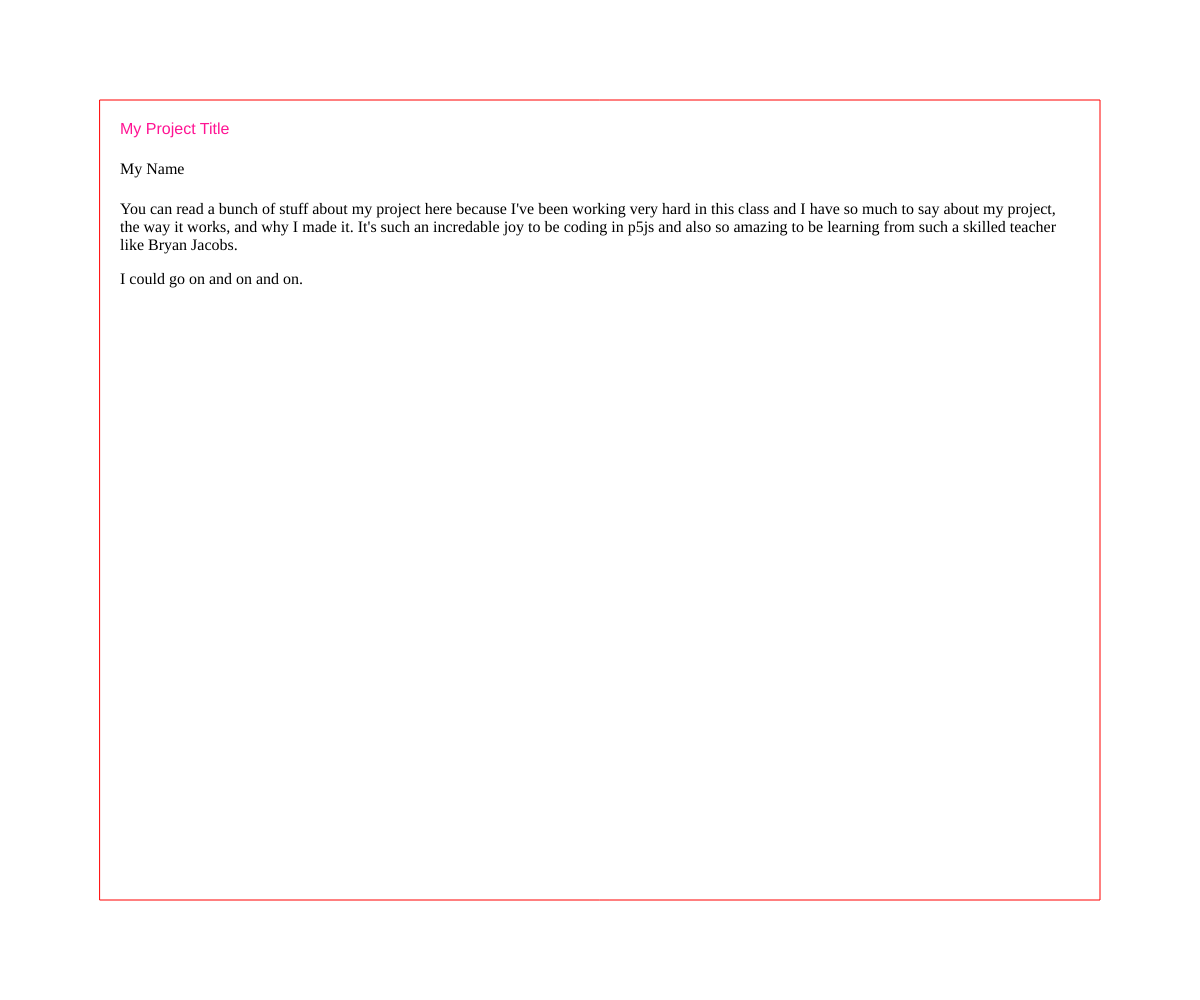
Frame 1 (no input)
Frame 60 (no input): identical to frame 1, image omitted
Frame 120 (the mouse pressed at the canvas centre since frame 60): blank canvas, image omitted

The p5.js sketch that drew this single still picture (run headless with seeded random() and noise() and a simulated clock; from frame 60 on, the mouse is pressed at the canvas centre):

// p5.js sketch
// ── sketch.js
let paths = []; 

let painting = false;

let next = 0; 

let current; 

let previous; 

var mode  = 0;

function setup() {
  createCanvas(windowWidth, windowHeight);
  splash = new Splash();
}

function draw() {
  if (mouseIsPressed == true) {
    mode = 1; 
  }
  if(mode == 1) {
    splash.hide();
    background(220);
  }
}
// ── SplashPage.js
class Splash {
  
  constructor() {
   
  this.splashBorder = 100;
  fill(255);
  stroke(255, 0, 0)
  rect(this.splashBorder, this.splashBorder, windowWidth-this.splashBorder*2, windowHeight-this.splashBorder*2);
  // draw a rectangle like this in a 3D enviornment
  // rect(this.splashBorder-(windowWidth/2), this.splashBorder-(windowHeight/2), windowWidth-this.splashBorder*2, windowHeight-this.splashBorder*2);
  fill(0, 0, 222);
  noStroke()
   
  this.title = createDiv("My Project Title");
  this.title.style('color:deeppink');
  this.title.style('font-family: Arial, Helvetica, sans-serif');
  this.title.position(this.splashBorder+20, this.splashBorder+20);
  
  this.name = createDiv("My Name");
  this.name.position(this.splashBorder+20, this.splashBorder+60);
  
  this.info = createDiv("You can read a bunch of stuff about my project here because I've been working very hard in this class and I have so much to say about my project, the way it works, and why I made it. It's such an incredable joy to be coding in p5js and also so amazing to be learning from such a skilled teacher like Bryan Jacobs. <p> I could go on and on and on.");
  
  this.info.position(this.splashBorder+20, this.splashBorder+100);
  this.info.size(windowWidth-this.splashBorder*2-50, windowHeight-this.splashBorder*2-50)
  }
  
  hide(){
    this.title.remove()
    this.name.remove()
    this.info.remove()
  }
}
